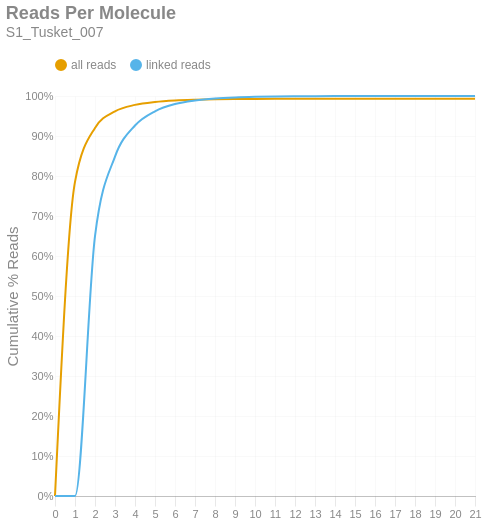

Source (notebook cell):
### Markdown cell above
### Reads per Molecule
This chart shows the cumulative distribution of the number of reads per linked molecule. That is, how many alignments are associated with a unique molecule. This excludes the number of reads associated with invalid or absent linked-read barcodes. The `linked` histogram is the percentages recalculated when disregarding singletons.

### Code cell
if SKIPLR:
    print_html(f"Skipped")
else:
    counts = np.bincount(valids['reads'].cast(pl.Int64).to_numpy())
    weighted = counts * np.arange(len(counts))
    all_perc = weighted / n_reads
    linked_perc = weighted / n_linked_reads
    linked_perc[1] = 0
    binned_df = pl.DataFrame({
        'readsper': list(range(len(counts))),
        'all reads (cumsum)': np.cumsum(all_perc).tolist(),
        'linked reads (cumsum)': np.cumsum(linked_perc).tolist(),
    })

    with SafeRender(binned_df):
        (
            density_plot(binned_df, 'Reads Per Molecule', samplename, 'readspmol')
            .encode(
                x=alt.X('readsper:O', title=None).axis(labelAngle=0).scale(padding=0),
                y=alt.Y('value:Q', title='Cumulative % Reads').axis(format='%').stack(False),
                color=alt.Color("key:N").scale(domain=["all reads", "linked reads"]),
                tooltip=[
                    alt.Tooltip("key:N", title="Data Type"),
                    alt.Tooltip("readsper:O", title="Reads Per Molecule"),
                    alt.Tooltip("value:Q", format=".2%", title="% Reads (Cum.)")
                ]            
            )
        ).display()

### Figure 1 — Vega-Lite specification as saved in the notebook (floating-point values rounded to 4 significant figures)
{"width": "container", "height": 400, "config": {"title": {"anchor": "start", "dy": -15, "fontSize": 18, "color": "#888888", "subtitleColor": "#888888", "subtitleFontSize": 14}, "arc": {"fill": "#0072B2"}, "axis": {"domainColor": "#888888", "domainWidth": 0.5, "gridWidth": 0.2, "grid": false, "titleFontWeight": 400, "titleFontSize": 15, "labelFontSize": 11, "labelColor": "#888888", "tickColor": "#888888", "tickWidth": 0.2, "titleColor": "#888888"}, "axisBand": {"grid": false}, "axisX": {"grid": true, "tickSize": 10, "domainCap": "round"}, "axisY": {"domain": false, "grid": true, "tickSize": 0, "domainCap": "round"}, "background": "transparent", "header": {"labelFontSize": 15, "labelColor": "#888888", "titleFontSize": 15, "titleFontWeight": 600, "titleColor": "#888888"}, "legend": {"labelFont": "sans-serif", "labelFontSize": 12, "labelColor": "#888888", "symbolSize": 100, "symbolType": "circle", "titleFontSize": 12, "titlePadding": 10, "titleColor": "#888888", "title": null, "orient": "top"}, "range": {"category": ["#E69F00", "#56B4E9", "#009E73", "#F0E442", "#0072B2", "#D55E00", "#CC79A7", "#000000"], "diverging": ["#cfe8f3", "#a2d4ec", "#73bfe2", "#46abdb", "#1696d2", "#12719e"]}, "area": {"fill": "#0072B2", "fillOpacity": 0.7, "line": true, "strokeOpacity": 0.7}, "line": {"color": "#0072B2", "stroke": "#0072B2", "strokeWidth": 2}, "trail": {"color": "#0072B2", "stroke": "#0072B2", "strokeWidth": 0, "size": 1}, "point": {"filled": true, "fillOpacity": 1.0, "size": 95}, "text": {"color": "#888888", "fontSize": 11, "align": "right", "fontWeight": 400, "size": 11}, "bar": {"fill": "#0072B2", "stroke": null}, "view": {"stroke": null, "continuousWidth": 660, "continuousHeight": 400}}, "data": {"name": "data-cdf2b7b8fa2dd1262413f51d03d74de6"}, "mark": {"type": "line", "interpolate": "monotone", "point": {"opacity": 0, "size": 275}}, "encoding": {"color": {"field": "key", "scale": {"domain": ["all reads", "linked reads"]}, "type": "nominal"}, "tooltip": [{"field": "key", "title": "Data Type", "type": "nominal"}, {"field": "readsper", "title": "Reads Per Molecule", "type": "ordinal"}, {"field": "value", "format": ".2%", "title": "% Reads (Cum.)", "type": "quantitative"}], "x": {"axis": {"labelAngle": 0}, "field": "readsper", "scale": {"padding": 0}, "title": null, "type": "ordinal"}, "y": {"axis": {"format": "%"}, "field": "value", "stack": false, "title": "Cumulative % Reads", "type": "quantitative"}}, "params": [{"name": "param_c36ac31b6afebe62", "select": {"type": "point", "fields": ["key"]}, "bind": "legend"}], "title": {"text": "Reads Per Molecule", "subtitle": "S1_Tusket_007"}, "transform": [{"fold": ["all reads (cumsum)", "linked reads (cumsum)"]}, {"calculate": "replace(datum.key, ' (cumsum)', '')", "as": "key"}, {"filter": {"param": "param_c36ac31b6afebe62"}}], "usermeta": {"embedOptions": {"downloadFileName": "S1_Tusket_007.readspmol"}}, "$schema": "https://vega.github.io/schema/vega-lite/v6.1.0.json", "datasets": {"data-cdf2b7b8fa2dd1262413f51d03d74de6": [{"readsper": 0, "all reads (cumsum)": 0.0, "linked reads (cumsum)": 0.0}, {"readsper": 1, "all reads (cumsum)": 0.7853, "linked reads (cumsum)": 0.0}, {"readsper": 2, "all reads (cumsum)": 0.9203, "linked reads (cumsum)": 0.6496}, {"readsper": 3, "all reads (cumsum)": 0.9616, "linked reads (cumsum)": 0.8485}, {"readsper": 4, "all reads (cumsum)": 0.9778, "linked reads (cumsum)": 0.9263}, {"readsper": 5, "all reads (cumsum)": 0.9851, "linked reads (cumsum)": 0.9618}, {"readsper": 6, "all reads (cumsum)": 0.9889, "linked reads (cumsum)": 0.9799}, {"readsper": 7, "all reads (cumsum)": 0.9907, "linked reads (cumsum)": 0.9888}, {"readsper": 8, "all reads (cumsum)": 0.9918, "linked reads (cumsum)": 0.9938}, {"readsper": 9, "all reads (cumsum)": 0.9923, "linked reads (cumsum)": 0.9965}, {"readsper": 10, "all reads (cumsum)": 0.9927, "linked reads (cumsum)": 0.9981}, {"readsper": 11, "all reads (cumsum)": 0.9928, "linked reads (cumsum)": 0.9989}, {"readsper": 12, "all reads (cumsum)": 0.9929, "linked reads (cumsum)": 0.9994}, {"readsper": 13, "all reads (cumsum)": 0.993, "linked reads (cumsum)": 0.9997}, {"readsper": 14, "all reads (cumsum)": 0.993, "linked reads (cumsum)": 0.9998}, {"readsper": 15, "all reads (cumsum)": 0.993, "linked reads (cumsum)": 0.9999}, {"readsper": 16, "all reads (cumsum)": 0.9931, "linked reads (cumsum)": 0.9999}, {"readsper": 17, "all reads (cumsum)": 0.9931, "linked reads (cumsum)": 0.9999}, {"readsper": 18, "all reads (cumsum)": 0.9931, "linked reads (cumsum)": 1.0}, {"readsper": 19, "all reads (cumsum)": 0.9931, "linked reads (cumsum)": 1.0}, {"readsper": 20, "all reads (cumsum)": 0.9931, "linked reads (cumsum)": 1.0}, {"readsper": 21, "all reads (cumsum)": 0.9931, "linked reads (cumsum)": 1.0}]}}
